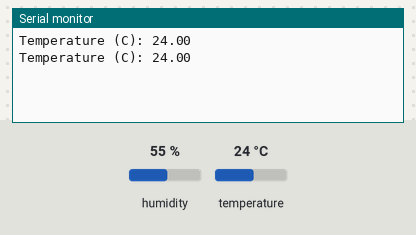
This sketch was run on a simulated Arduino Uno, built with avr-gcc and run on an emulated ATmega328P. On the bench: the last lines printed to the serial monitor. The test bench sets the inputs (shaded band); at power-on: temperature 24 °C, humidity 55 %.

Above: at 2.8 s.
2.9 s: temperature set to 12 °C
At 5.3 s:
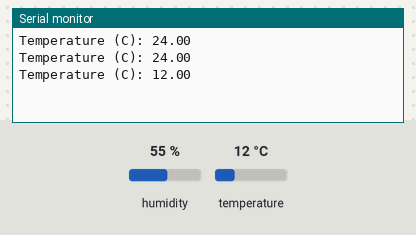
5.6 s: temperature set to 19 °C
At 6.6 s:
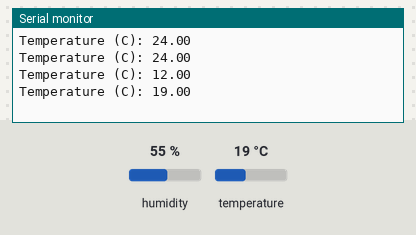
Timing chart, 0 to 8.6 s (numbered marks = the images above; inputs shaded):
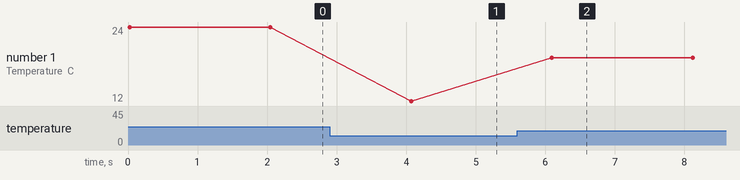

Measured:
- after the input at 2.9 s, the serial monitor: prints a new line after 1.2 s (image 1)
- after the input at 5.6 s, the serial monitor: prints a new line after 0.49 s (image 2)
- plotted number 1: 24 → 12 after the input at 2.9 s, 12 → 19 after the input at 5.6 s

The sketch:

temperature.ino
```cpp
#include <dht11.h>
#define DHT11PIN 4

dht11 DHT11;

void setup()
{
  Serial.begin(9600);
}

void loop()
{
  int dht11Input = DHT11.read(DHT11PIN);

  Serial.print("Temperature (C): ");
  Serial.println((float)DHT11.temperature, 2);

  delay(2000);
}
```
